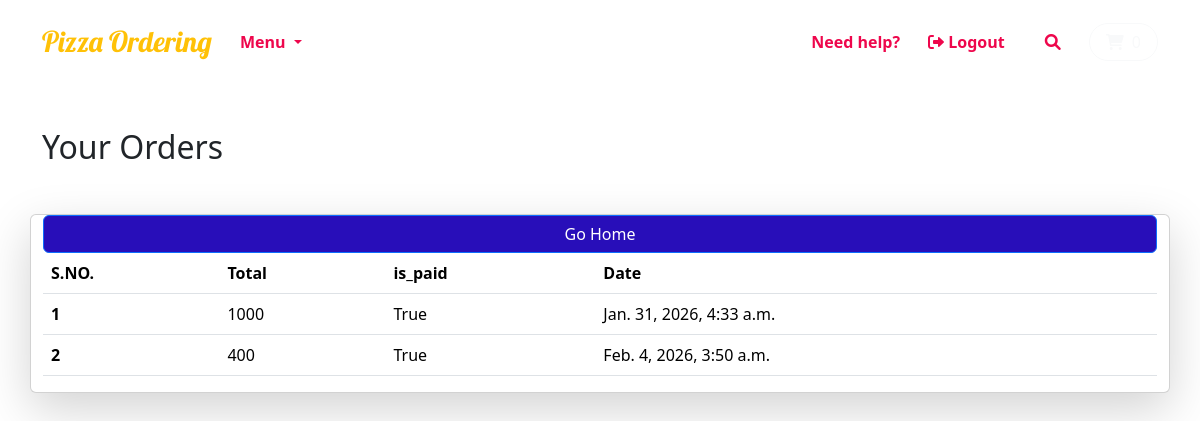
The page /order/ (signed in) on the database as committed earlier.
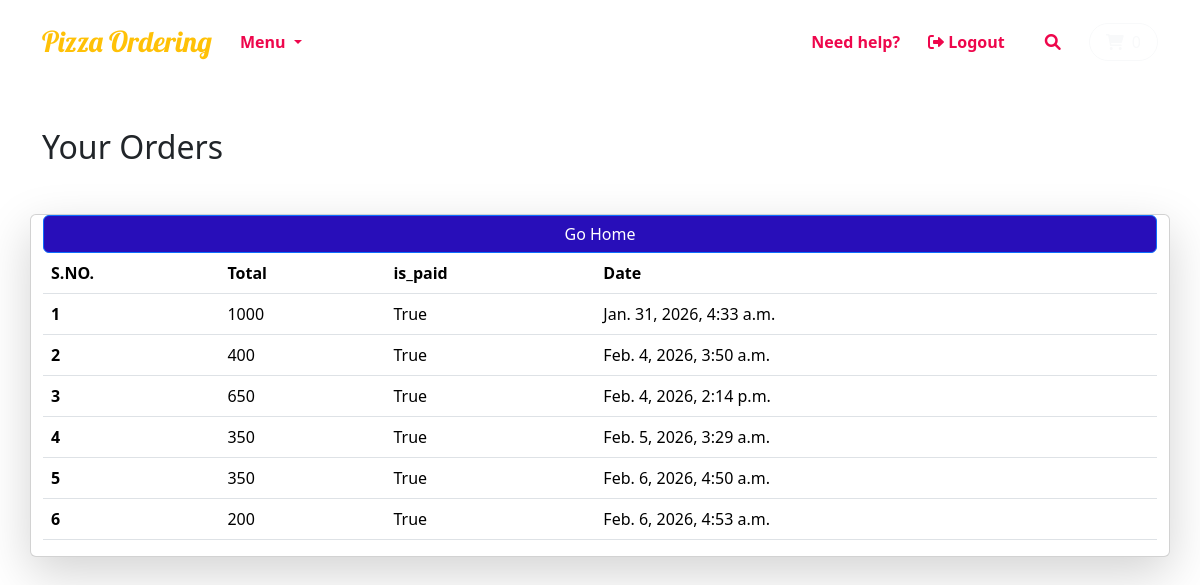
The same page on the database as committed later.
### home/models.py (models this page shows)
class BaseModel(models.Model):
    uid = models.UUIDField(default= uuid.uuid4, editable= False, primary_key= True)
    created_at = models.DateTimeField(auto_now_add= True)
    updated_at = models.DateTimeField(auto_now= True)
    class Meta:
        abstract =True

class Cart(BaseModel):
    user = models.ForeignKey(User, null= True, blank= True,on_delete = models.SET_NULL, related_name= "carts")
    is_paid = models.BooleanField(default= False)
    transaction_id = models.CharField(max_length=100, null=True, blank=True)
    def get_cart_total(self):
        return CartItem.objects.filter(cart = self).aggregate(Sum('pizza__price'))['pizza__price__sum']

### home/views.py (the view)
# urls.py: path('order/', orders, name="orders"),
@login_required(login_url='/login/')
def orders(request):
   orders = Cart.objects.filter(is_paid = True, user = request.user)
   context = {'orders': orders}
   return render(request, "orders.html", context)

### home/templates/orders.html
{% extends "base.html" %} {% block start %}
<div class="container mt-5">
  <h2>Your Orders</h2>
</div>
<div class="container card shadow-lg mt-5">
  <table class="table">
          <a href="{% url 'home' %}" style="background-color: rgb(40, 14, 185); " class="btn btn-primary">Go Home</a>
    <thead>
      <tr>
        <th scope="col">S.NO.</th>
        <th scope="col">Total</th>
        <th scope="col">is_paid</th>
        <th scope="col">Date</th>
      </tr>
    </thead>
    <tbody>
      {% for order in orders %}
      <tr>
        <th scope="row">{{forloop.counter}}</th>
        <td>{{order.get_cart_total}}</td>
        <td>True</td>
        <td>{{order.created_at}}</td>
      </tr>
      {% endfor %}
    </tbody>
  </table>
</div>
{% endblock %}

### home/templates/base.html (shortened to what this page needs)
{% load static %}
<!doctype html>
<html lang="en">
  <head>
    <link
      href="https://cdn.jsdelivr.net/npm/bootstrap@5.3.8/dist/css/bootstrap.min.css"
      rel="stylesheet"
    />
    <link
      rel="stylesheet"
      href="https://cdnjs.cloudflare.com/ajax/libs/font-awesome/6.4.2/css/all.min.css"
    />
    <link
      rel="stylesheet"
      href="https://cdnjs.cloudflare.com/ajax/libs/font-awesome/6.0.0/css/all.min.css"
    />
  </head>
  <body>
    <nav
      class="navbar navbar-expand-lg navbar-dark fixed-top custom-navbar text-dark"
    >
      <div class="container-fluid">
        <a class="navbar-brand brand-font" href="/">Pizza Ordering</a>
        <div class="dropdown me-auto">
          <button
            class="btn btn-transparent dropdown-toggle text-white border-0"
            type="button"
            data-bs-toggle="dropdown"
          >
            Menu
          </button>
        </div>
        <div class="d-flex align-items-center gap-3">
          <a href="#" class="nav-link text-dark d-none d-md-block"
            >Need help?</a
          >
          {% if request.user.is_authenticated %}
          <a
            class="btn btn-transparent text-white border-0"
            href="{% url 'logout' %}"
          >
            <i class="fa-solid fa-right-from-bracket"></i> Logout
          </a>
          {% endif %}
          <button class="btn btn-transparent text-white border-0" type="button">
            <i class="fa-solid fa-magnifying-glass"></i>
          </button>
          <a
            class="btn btn-outline-light rounded-pill px-3"
            href="{% url 'cart' %}"
          >
            <i class="fa-solid fa-cart-shopping"></i>
            <span class="ms-1">
            </span>
          </a>
        </div>
      </div>
    </nav>
    {% block start %} {% endblock %}
  </body>
</html>

### home/templates/navbar_style.html (style rules this page uses)
.custom-navbar { background: transparent !important; transition: background 0.4s ease-in-out; padding: 15px 30px; }
.brand-font { font-family: 'Lobster', cursive; font-size: 1.8rem; color: #ffc107 !important; }
.btn-transparent { background: transparent; border: none; font-weight: 500; }

### home/templates/base.html (style rules this page uses)
body { padding-top: 80px; }
.custom-navbar .navbar-brand { color: #ffc107 !important; font-family: "Lobster", cursive; }
.custom-navbar .nav-link, .custom-navbar .btn-transparent, .custom-navbar .dropdown-toggle { color: #ee074c !important; font-weight: 600; }
.dropdown-toggle::after { color: #ee074c !important; }

Rows that differ between the two databases and show on the page:
added Cart: get_cart_total "650", created_at "Feb. 4, 2026, 2:14 p.m."
added Cart: get_cart_total "350", created_at "Feb. 5, 2026, 3:29 a.m."
added Cart: get_cart_total "350", created_at "Feb. 6, 2026, 4:50 a.m."
added Cart: get_cart_total "200", created_at "Feb. 6, 2026, 4:53 a.m."
